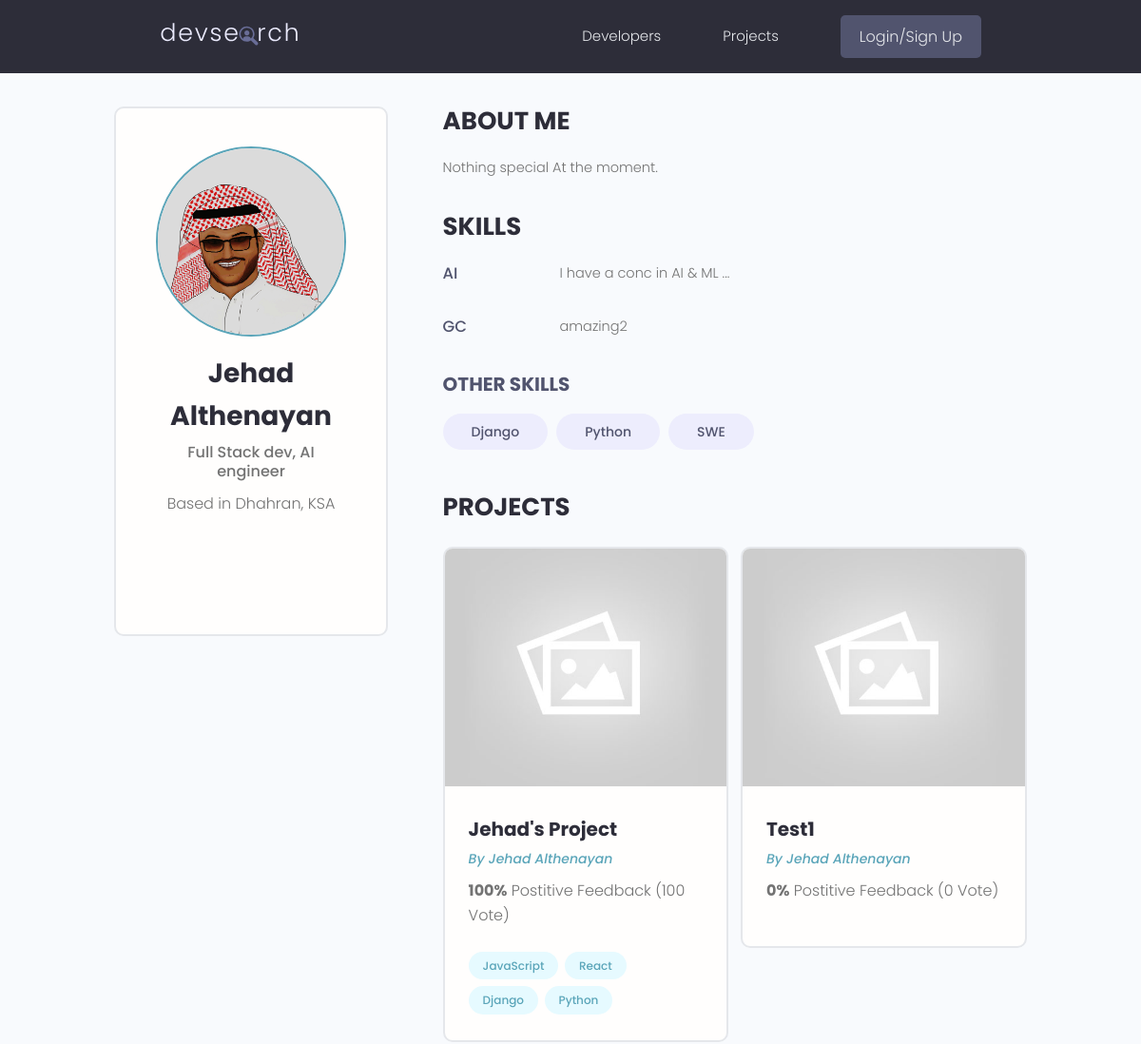
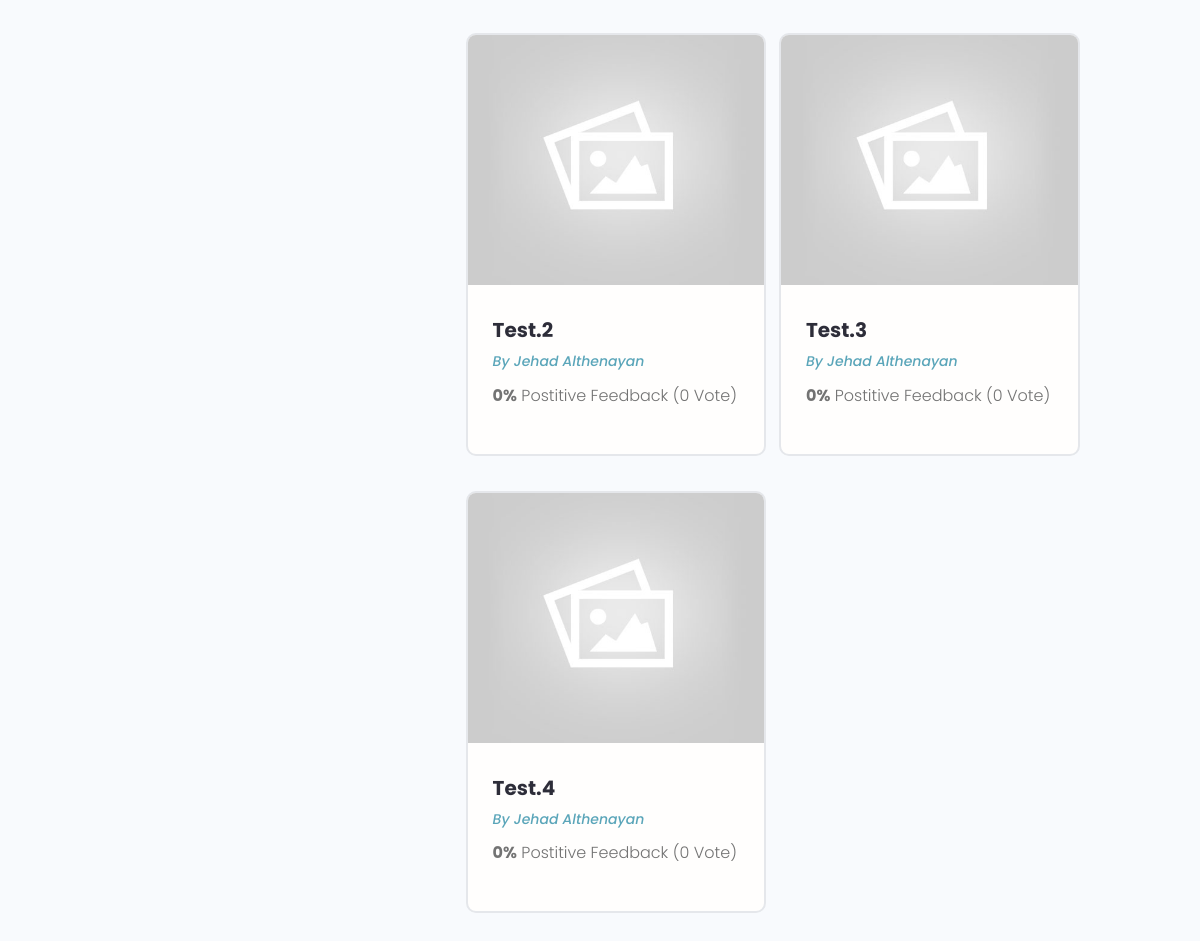
The app's page /users/profile/23490591-95ad-4a25-ab1e-d325fafa188a/ with its own data (2 pictures, top to bottom).
### users/models.py (models this page shows, shortened)
class Profile(models.Model):
    user = models.OneToOneField(User,on_delete=models.CASCADE,null=True,blank=True)
    name = models.CharField(max_length=200,null=True,blank=True)
    username = models.CharField(max_length=200,null=True,blank=True)
    location = models.CharField(max_length=200,null=True,blank=True)
    email= models.EmailField(max_length=200,null=True,blank=True)
    short_intro = models.CharField(max_length=500,null=True,blank=True)
    bio = models.TextField(null=True,blank=True)
    profile_image =  models.ImageField(null=True,blank=True,upload_to='profiles/',default='profiles/user-default.png')
    social_github = models.CharField(max_length=200,null=True,blank=True)
    social_twitter = models.CharField(max_length=200,null=True,blank=True)
    social_linkedin = models.CharField(max_length=200,null=True,blank=True)
    social_youtube = models.CharField(max_length=200,null=True,blank=True)
    social_website = models.CharField(max_length=200,null=True,blank=True)
    created = models.DateTimeField(auto_now_add=True) # date and time stamp
    id = models.UUIDField(default=uuid.uuid4,unique=True,primary_key=True,editable=False)

class Skill(models.Model):
    owner = models.ForeignKey(Profile, on_delete=models.CASCADE,null=True,blank=True)
    name = models.CharField(max_length=200,null=True,blank=True)
    description = models.TextField(null=True,blank=True)
    created = models.DateTimeField(auto_now_add=True) # date and time stamp
    id = models.UUIDField(default=uuid.uuid4,unique=True,primary_key=True,editable=False)
    def __str__(self):
        return str(self.name)

### projects/models.py (models this page shows, shortened)
class Project(models.Model):
    owner = models.ForeignKey(Profile,null=True,blank=True,on_delete=models.SET_NULL)
    title = models.CharField(max_length=200)
    description = models.TextField(null=True,blank=True)
    featured_image = models.ImageField(null=True,blank=True,default="default.jpg")
    demo_link = models.CharField(max_length=2000,null=True,blank=True)
    source_link = models.CharField(max_length=2000,null=True,blank=True)
    tags = models.ManyToManyField('Tag',blank=True)
    vote_totals = models.IntegerField(default=0,null=True,blank=True)
    vote_ratio = models.IntegerField(default=0,null=True,blank=True)
    created = models.DateTimeField(auto_now_add=True) # date and time stamp
    id = models.UUIDField(default=uuid.uuid4,unique=True,primary_key=True,editable=False)
    class Meta:
        ordering = ['created']

class Tag(models.Model):
    name = models.CharField(max_length=200)
    created = models.DateTimeField(auto_now_add=True) # date and time stamp
    id = models.UUIDField(default=uuid.uuid4,unique=True,primary_key=True,editable=False)
    def __str__(self):
        return self.name

### users/views.py (the view)
# urls.py: path('profile/<str:pk>/',views.userProfile,name="user-profile"),
def userProfile(req,pk):
    profile = Profile.objects.get(id=pk)
    topSkills = profile.skill_set.exclude(description = "")
    othersSkills =profile.skill_set.filter(description = "")
    context = {'profile': profile,
                'topSkills':topSkills,
                'otherSkills':othersSkills,
    }
    return render(req,'users/user-profile.html',context)

### users/templates/users/user-profile.html (shortened to what this page needs)
{% extends 'main.html' %}
{% block content %}
<main class="profile my-md">
    <div class="container">
        <div class="layout">
            <div class="column column--1of3">
                <div class="card text-center">
                    <div class="card__body dev">
                        <img class="avatar avatar--xl" src="{{ profile.profile_image.url }}" />
                        <h2 class="dev__name">{{profile.name}}</h2>
                        <p class="dev__title">{{profile.short_intro}}</p>
                        <p class="dev__location">Based in {{profile.location}}</p>
                        <ul class="dev__social">
                        </ul>
                    </div>
                </div>
            </div>
            <div class="column column--2of3">
                <div class="devInfo">
                    <h3 class="devInfo__title">About Me</h3>
                    <p class="devInfo__about">{{profile.bio}}</p>
                </div>
                <div class="devInfo">
                    <h3 class="devInfo__title">Skills</h3>
                    <div class="devInfo__skills">
                        {% for skill in topSkills %}
                        <div class="devSkill">
                            <h4 class="devSkill__title">{{skill.name}}</h4>
                            <p class="devSkill__info">{{skill.description}}</p>
                        </div>
                        {% endfor %}
                        <h3 class="devInfo__subtitle">Other Skills</h3>
                        <div class="devInfo__otherSkills">
                            {% for skill in otherSkills %}
                            <span class="tag tag--pill tag--sub tag--lg">
                                <small>{{skill}}</small>
                            </span>
                            {% endfor %}
                        </div>
                    </div>
                </div>
                <div class="devInfo">
                    <h3 class="devInfo__title">Projects</h3>
                    <div class="grid grid--two">
                        {% for project in profile.project_set.all %}
                        <div class="column">
                            <div class="card project">
                                <a href="{% url 'project' project.id %}" class="project">
                                    <img class="project__thumbnail" src="{{project.featured_image.url}}"
                                        alt="project thumbnail" />
                                    <div class="card__body">
                                        <h3 class="project__title">{{project.title}}</h3>
                                        <p><a class="project__author"
                                                href="{% url 'user-profile' project.owner.id %}">By
                                                {{project.owner.name}}</a>
                                        </p>
                                        <p class="project--rating">
                                            <span style="font-weight: bold;">{{project.vote_ratio}}%</span> Postitive
                                            Feedback ({{project.vote_totals}} Vote{{project.vote_total|pluralize:"s"}})
                                        </p>
                                        <div class="project__tags">
                                            {% for tag in project.tags.all %}
                                            <span class="tag tag--pill tag--main">
                                                <small>{{tag}}</small>
                                            </span>
                                            {% endfor %}
                                        </div>
                                    </div>
                                </a>
                            </div>
                        </div>
                        {% endfor %}
                    </div>
                </div>
            </div>
        </div>
    </div>
</main>
{% endblock content %}

### static/styles/app.css (style rules this page uses)
:root { --color-sub: #2d2d39; }
.card { border: 2px solid var(--color-light); }
img { width: 100%; }
.profile .card > .dev { padding: 4rem; }
.dev__name { color: var(--color-sub); font-size: 2.8rem; font-weight: 700; margin-top: 1rem; margin-bottom: 0.5rem; }
.dev__title { font-size: 1.6rem; font-weight: 500; line-height: 1.3; }
.dev__location { margin-top: 1rem; }
.dev__social { margin: 3rem 0; list-style: none; display: flex; justify-content: center; gap: 1.5rem; }
.devInfo { margin-bottom: 3rem; }
.devInfo__title, .devInfo__subtitle { font-size: 2.6rem; color: var(--color-sub); text-transform: uppercase; font-weight: 700; margin-bottom: 1.5rem; }
.devInfo__subtitle { font-size: 2rem; color: var(--color-sub-light); }
.devInfo__about, .devSkill__info { font-size: 1.45rem; line-height: 1.7; text-align: justify; }
.devSkill { margin-bottom: 3rem; }
.devSkill__title { font-size: 1.65rem; font-weight: 500; color: var(--color-sub-light); }
@media screen and (min-width: 700px) { .devSkill { display: flex; justify-content: space-between; gap: 3rem; } }
@media screen and (min-width: 700px) { .devSkill__info { flex-basis: 80%; } }
.project__author { font-size: 1.4rem; font-style: italic; }
.project--rating { margin-bottom: 1.6em; margin-top: .5em; }
.project__thumbnail { height: 25rem; object-fit: cover; object-position: top center; }
.project__title { font-size: 2rem; font-weight: 700; color: var(--color-sub); }

### static/uikit/styles/modules/_variables.css (style rules this page uses)
:root { --color-main: #5aa5b9; --color-main-light: #e6faff; --color-sub: #3f4156; --color-sub-light: #51546e; --color-sub-lighter: #ededfd; --color-text: #737373; --color-gray: #8b8b8b; --color-light: #e5e7eb; --color-light-gray: #767676; --color-bg: #f8fafd; --color-white: #fffefd; --color-white-light: #f3f3f3; --color-success: #359e64; --color-success-bg: #def8e8; --color-error: #fc4b0b; --color-error-bg: #fff2ee; --font-base: 'Poppins', arial, helvetica, 'Segoe UI', roboto, ubuntu, sans-serif; --font-monospace: 'Fira Code', 'Courier New', courier, monospace; --font-regular: 300; --font-medium: 500; --font-bold: 700; --generic-shadow: 1px 1px 5px #00000010; --generic-transition: all 0.3s ease-in-out; }

### static/uikit/styles/modules/_base.css (style rules this page uses)
* { margin: 0; padding: 0; box-sizing: border-box; text-rendering: optimizeLegibility; color: inherit; font-size: inherit; }
html { font-size: 50%; }
@media only screen and (min-width: 480px) { html { font-size: 56.25%; } }
@media only screen and (min-width: 1200px) { html { font-size: 62.5%; } }
body { line-height: 1.6; font-weight: 400; font-size: 1.5rem; color: var(--color-text); background-color: var(--color-bg); min-height: 100vh; }

### static/uikit/styles/modules/_typography.css (style rules this page uses)
* { font-family: var(--font-base); }
h2 { font-size: 3.6rem; font-weight: var(--font-bold); }
h3 { font-size: 3.2rem; font-weight: var(--font-medium); }
h4 { font-size: 2.8rem; font-weight: var(--font-medium); }
p, span, strong { font-size: 1.6rem; color: var(--color-text); font-weight: var(--font-regular); }
a { padding-bottom: 2px; text-decoration: none; display: inline-block; color: var(--color-main); font-weight: var(--font-medium); }

### static/uikit/styles/modules/_utilities.css (style rules this page uses)
.container { width: 92%; max-width: 165rem; margin: 0 auto; box-sizing: border-box; }
@media screen and (min-width: 1000px) { .container { width: 90%; } }
@media screen and (min-width: 1200px) { .container { width: 80%; } }
.text-center { text-align: center; }
.my-md { margin: 3rem auto; }

### static/uikit/styles/modules/_avatar.css (style rules this page uses)
.avatar { border-radius: 50%; border: 2px solid var(--color-main); object-fit: cover; }
.avatar--xl { height: 20rem; width: 20rem; }

### static/uikit/styles/modules/_card.css (style rules this page uses)
.card { border-radius: 1rem; background-color: var(--color-white); border: 1.5px solid var(--color-light); width: auto; height: auto; margin-top: 0.5rem; margin-bottom: 0.5rem; overflow: hidden; }
.card__body, .card__header { padding: 2rem 2.5rem; }

### static/uikit/styles/modules/_grid.css (style rules this page uses)
.grid { display: flex; flex-wrap: wrap; justify-content: flex-start; align-items: stretch; }
.grid > .column { min-width: 28rem; margin-bottom: 2.5rem; }
.grid--two > .column { flex-basis: 100%; }
@media screen and (min-width: 800px) { .grid--two { margin-right: -2%; } }
@media screen and (min-width: 800px) { .grid--two > .column { margin-right: 2%; } }
@media screen and (min-width: 800px) { .grid--two > .column { flex-basis: 48%; } }

### static/uikit/styles/modules/_layout.css (style rules this page uses)
.layout { display: flex; flex-flow: row wrap; justify-content: space-between; }
.layout > .column { margin-bottom: 3rem; }
.layout > .column.column--1of3 { flex-basis: 30%; }
.layout > .column.column--2of3 { flex-basis: 64%; }

### records on screen
Profile: profile_image (picture), name "Jehad Althenayan", short_intro "Full Stack dev, AI engineer", location "Dhahran, KSA", bio "Nothing special At the moment."
Skill: name "AI", description "I have a conc in AI & ML ..."
Skill: name "GC", description "amazing2"
Skill: name "Django"
Skill: name "Python"
Skill: name "SWE"
Project: featured_image (placeholder picture), title "Jehad's Project", owner.name "Jehad Althenayan", vote_ratio "100", vote_totals "100"
Tag: name "JavaScript"
Tag: name "React"
Tag: name "Django"
Tag: name "Python"
Project: featured_image (placeholder picture), title "Test1", owner.name "Jehad Althenayan", vote_ratio "0", vote_totals "0"
Project: featured_image (placeholder picture), title "Test.2", owner.name "Jehad Althenayan", vote_ratio "0", vote_totals "0"
Project: featured_image (placeholder picture), title "Test.3", owner.name "Jehad Althenayan", vote_ratio "0", vote_totals "0"
Project: featured_image (placeholder picture), title "Test.4", owner.name "Jehad Althenayan", vote_ratio "0", vote_totals "0"
